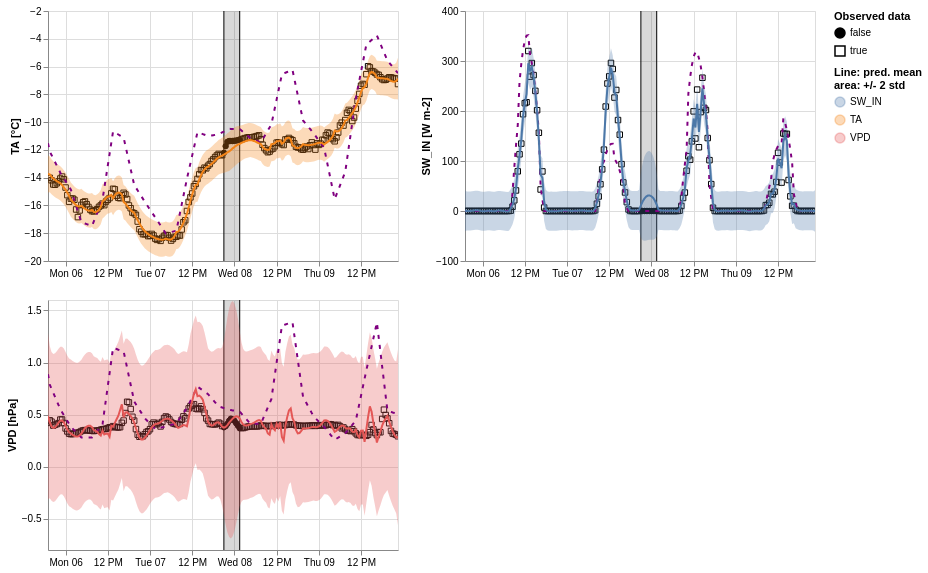

Vega-Lite specification stored for this chart:
### Vega-Lite specification from a JSON file in a GitHub repository (floating-point values rounded to 4 significant figures; data arrays with more than 128 entries replaced by an {"elided": "..."} marker saying what was removed)
{"$schema": "https://vega.github.io/schema/vega-lite/v5.2.0.json", "config": {"view": {"continuousHeight": 300, "continuousWidth": 400}}, "datasets": {"data-08853867cc92b105ad2dd71e7f005789": {"elided": "200 records"}, "data-15485584426ece7248496c78f68edd88": [{"gap_end": "2012-02-08T01:30:00", "gap_start": "2012-02-07T21:00:00"}], "data-24d68bd3f20fac5894638e5ed58515f6": {"elided": "200 records"}, "data-bc3f1c9e1fd9a8cbf96a87fbebe2a14e": {"elided": "200 records"}}, "hconcat": [{"title": "", "vconcat": [{"hconcat": [{"height": 250, "layer": [{"data": {"name": "data-bc3f1c9e1fd9a8cbf96a87fbebe2a14e"}, "encoding": {"fill": {"field": "is_present", "legend": {"title": ["Observed data"]}, "scale": {"range": ["black", "#ffffff00"]}, "type": "nominal"}, "shape": {"field": "is_present", "type": "nominal"}, "x": {"axis": {"domain": true, "labels": true, "ticks": true, "title": "time"}, "field": "time", "type": "temporal"}, "y": {"field": "value", "scale": {"zero": false}, "title": "TA [°C]", "type": "quantitative"}}, "mark": {"color": "black", "fillOpacity": 1, "strokeWidth": 1, "type": "point"}}, {"data": {"name": "data-15485584426ece7248496c78f68edd88"}, "layer": [{"encoding": {"x": {"axis": {"domain": false, "labels": false, "ticks": false, "title": null}, "field": "gap_start", "type": "temporal"}}, "mark": "rule"}, {"encoding": {"x": {"axis": {"domain": false, "labels": false, "ticks": false, "title": null}, "field": "gap_end", "type": "temporal"}}, "mark": "rule"}, {"encoding": {"x": {"axis": {"domain": false, "labels": false, "ticks": false, "title": null}, "field": "gap_start", "type": "temporal"}, "x2": {"field": "gap_end"}}, "mark": {"color": "black", "opacity": 0.15, "type": "rect"}}]}, {"data": {"name": "data-bc3f1c9e1fd9a8cbf96a87fbebe2a14e"}, "encoding": {"color": {"field": "variable", "legend": {"title": ["Line: pred. mean", "area: +/- 2 std"]}, "type": "nominal"}, "x": {"field": "time", "type": "temporal"}, "y": {"field": "err_low", "scale": {"zero": false}, "title": "TA [°C]", "type": "quantitative"}, "y2": {"field": "err_high"}}, "mark": "errorband", "name": "view_16"}, {"data": {"name": "data-bc3f1c9e1fd9a8cbf96a87fbebe2a14e"}, "encoding": {"x": {"field": "time", "type": "temporal"}, "y": {"field": "control", "scale": {"zero": false}, "title": "TA [°C]", "type": "quantitative"}}, "mark": {"color": "purple", "strokeDash": [4, 6], "type": "line"}}, {"data": {"name": "data-bc3f1c9e1fd9a8cbf96a87fbebe2a14e"}, "encoding": {"color": {"field": "variable", "type": "nominal"}, "x": {"field": "time", "type": "temporal"}, "y": {"field": "mean", "scale": {"zero": false}, "title": "TA [°C]", "type": "quantitative"}}, "mark": "line"}], "title": "", "width": 350}, {"height": 250, "layer": [{"data": {"name": "data-08853867cc92b105ad2dd71e7f005789"}, "encoding": {"fill": {"field": "is_present", "legend": {"title": ["Observed data"]}, "scale": {"range": ["black", "#ffffff00"]}, "type": "nominal"}, "shape": {"field": "is_present", "type": "nominal"}, "x": {"axis": {"domain": true, "labels": true, "ticks": true, "title": "time"}, "field": "time", "type": "temporal"}, "y": {"field": "value", "scale": {"zero": false}, "title": "SW_IN [W m-2]", "type": "quantitative"}}, "mark": {"color": "black", "fillOpacity": 1, "strokeWidth": 1, "type": "point"}}, {"data": {"name": "data-15485584426ece7248496c78f68edd88"}, "layer": [{"encoding": {"x": {"axis": {"domain": false, "labels": false, "ticks": false, "title": null}, "field": "gap_start", "type": "temporal"}}, "mark": "rule"}, {"encoding": {"x": {"axis": {"domain": false, "labels": false, "ticks": false, "title": null}, "field": "gap_end", "type": "temporal"}}, "mark": "rule"}, {"encoding": {"x": {"axis": {"domain": false, "labels": false, "ticks": false, "title": null}, "field": "gap_start", "type": "temporal"}, "x2": {"field": "gap_end"}}, "mark": {"color": "black", "opacity": 0.15, "type": "rect"}}]}, {"data": {"name": "data-08853867cc92b105ad2dd71e7f005789"}, "encoding": {"color": {"field": "variable", "legend": {"title": ["Line: pred. mean", "area: +/- 2 std"]}, "type": "nominal"}, "x": {"field": "time", "type": "temporal"}, "y": {"field": "err_low", "scale": {"zero": false}, "title": "SW_IN [W m-2]", "type": "quantitative"}, "y2": {"field": "err_high"}}, "mark": "errorband", "name": "view_17"}, {"data": {"name": "data-08853867cc92b105ad2dd71e7f005789"}, "encoding": {"x": {"field": "time", "type": "temporal"}, "y": {"field": "control", "scale": {"zero": false}, "title": "SW_IN [W m-2]", "type": "quantitative"}}, "mark": {"color": "purple", "strokeDash": [4, 6], "type": "line"}}, {"data": {"name": "data-08853867cc92b105ad2dd71e7f005789"}, "encoding": {"color": {"field": "variable", "type": "nominal"}, "x": {"field": "time", "type": "temporal"}, "y": {"field": "mean", "scale": {"zero": false}, "title": "SW_IN [W m-2]", "type": "quantitative"}}, "mark": "line"}], "title": "", "width": 350}]}, {"hconcat": [{"height": 250, "layer": [{"data": {"name": "data-24d68bd3f20fac5894638e5ed58515f6"}, "encoding": {"fill": {"field": "is_present", "legend": {"title": ["Observed data"]}, "scale": {"range": ["black", "#ffffff00"]}, "type": "nominal"}, "shape": {"field": "is_present", "type": "nominal"}, "x": {"axis": {"domain": true, "labels": true, "ticks": true, "title": "time"}, "field": "time", "type": "temporal"}, "y": {"field": "value", "scale": {"zero": false}, "title": "VPD [hPa]", "type": "quantitative"}}, "mark": {"color": "black", "fillOpacity": 1, "strokeWidth": 1, "type": "point"}}, {"data": {"name": "data-15485584426ece7248496c78f68edd88"}, "layer": [{"encoding": {"x": {"axis": {"domain": false, "labels": false, "ticks": false, "title": null}, "field": "gap_start", "type": "temporal"}}, "mark": "rule"}, {"encoding": {"x": {"axis": {"domain": false, "labels": false, "ticks": false, "title": null}, "field": "gap_end", "type": "temporal"}}, "mark": "rule"}, {"encoding": {"x": {"axis": {"domain": false, "labels": false, "ticks": false, "title": null}, "field": "gap_start", "type": "temporal"}, "x2": {"field": "gap_end"}}, "mark": {"color": "black", "opacity": 0.15, "type": "rect"}}]}, {"data": {"name": "data-24d68bd3f20fac5894638e5ed58515f6"}, "encoding": {"color": {"field": "variable", "legend": {"title": ["Line: pred. mean", "area: +/- 2 std"]}, "type": "nominal"}, "x": {"field": "time", "type": "temporal"}, "y": {"field": "err_low", "scale": {"zero": false}, "title": "VPD [hPa]", "type": "quantitative"}, "y2": {"field": "err_high"}}, "mark": "errorband", "name": "view_18"}, {"data": {"name": "data-24d68bd3f20fac5894638e5ed58515f6"}, "encoding": {"x": {"field": "time", "type": "temporal"}, "y": {"field": "control", "scale": {"zero": false}, "title": "VPD [hPa]", "type": "quantitative"}}, "mark": {"color": "purple", "strokeDash": [4, 6], "type": "line"}}, {"data": {"name": "data-24d68bd3f20fac5894638e5ed58515f6"}, "encoding": {"color": {"field": "variable", "type": "nominal"}, "x": {"field": "time", "type": "temporal"}, "y": {"field": "mean", "scale": {"zero": false}, "title": "VPD [hPa]", "type": "quantitative"}}, "mark": "line"}], "title": "", "width": 350}]}]}], "params": [{"bind": "scales", "name": "param_27", "select": {"encodings": ["x"], "type": "interval"}, "views": ["view_16", "view_17", "view_18"]}]}
